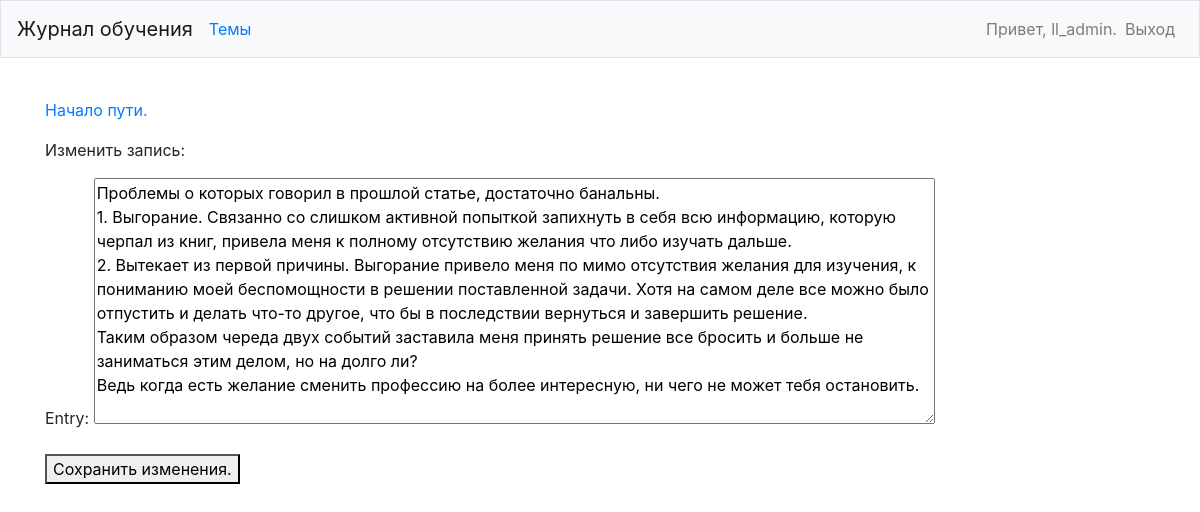
The page /edit_entry/2/ (signed in) on the database its author committed.
### learning_logs/models.py (models this page shows, shortened)
class Topic(models.Model):
	text = models.CharField(max_length=200)
	date_added = models.DateTimeField(auto_now_add=True)
	owner = models.ForeignKey(User, on_delete=models.CASCADE)
	def __str__(self):
		return self.text

class Entry(models.Model):
	topic = models.ForeignKey(Topic, on_delete=models.CASCADE)
	text = models.TextField()
	date_added = models.DateTimeField(auto_now_add=True)
	class Meta:
		verbose_name_plural = 'entries'

### learning_logs/views.py (the view)
# urls.py: path('edit_entry/<int:entry_id>/', views.edit_entry, name='edit_entry'),
@login_required
def edit_entry(request, entry_id):
    entry = Entry.objects.get(id=entry_id)
    topic = entry.topic
    if topic.owner != request.user:
        raise Http404
    if request.method != 'POST':
        form = EntryForm(instance=entry)
    else:
        form = EntryForm(instance=entry, data=request.POST)
        if form.is_valid():
            form.save()
            return redirect('learning_log:topic', topic_id=topic.id)
    context = {'entry':entry, 'topic':topic, 'form':form}
    return render(request, 'learning_logs/edit_entry.html', context)

### learning_logs/forms.py
class EntryForm(forms.ModelForm):
    class Meta:
        model = Entry
        fields = ['text']
        labels = {'text': 'Entry:'}
        widgets = {'text': forms.Textarea(attrs={'cols':80})}

### learning_logs/templates/learning_logs/edit_entry.html (shortened to what this page needs)
{% extends "learning_logs/base.html" %}
{% block content %}
<p><a href="{% url 'learning_logs:edit_entry' entry.id %}">{{ topic }}</a></p>
<p>Изменить запись:</p>
<form action="{% url 'learning_logs:edit_entry' entry.id %}" method="post">
    {{ form.as_p }}
    <button name="submit">Сохранить изменения.</button>
</form>
{% endblock content %}

### learning_logs/templates/learning_logs/base.html (shortened to what this page needs)
{% load bootstrap4 %}
<!doctype html>
<html lang="ru">
    <head>
        {% bootstrap_css %}
    </head>
    <body>
        <nav class="navbar navbar-expand-md navbar-light bg-light mb-4 border">
            <a class="navbar-brand" href="{% url 'learning_logs:index' %}">
                Журнал обучения</a>
            <div class="collapse navbar-collapse" id="navbarCollapse">
                <ul class="navbar-nav mr-auto">
                    <li class="nav-item">
                        <a class="'nav-link" href="{% url 'learning_logs:topics' %}">
                            Темы</a></li>
                </ul>
                <ul class="navbar-nav ml-auto">
                    {% if user.is_authenticated %}
                    <li class="nav-item">
                        <span class="navbar-text"}"> Привет, {{ user.username }}.</span>
                    </li>
                    <li class="nav-item">
                        <a class="nav-link" href="{% url 'users:logout' %}">Выход</a></li>
                    {% else %}
                    <li class="nav-item">
                        <a class="nav-link" href="{% url 'users:register' %}">Регистрация</a></li>
                    <li class="nav-item">
                        <a class="nav-link" href="{% url 'users:login' %}">Вход</a></li>
                    {% endif %}
                </ul>
            </div>
        </nav>
        <main role="main" class="container">
            <div class="pb-2 mb-2 borber-bottom">
            </div>
            <div>
                {% block content %}{% endblock content %}
            </div>
        </main>
    </body>
</html>

### rows shown on the page
Topic: text "Начало пути."
Entry: text "Проблемы о которых говорил в прошлой статье, достаточно банальны. 1. Выгорание. Связанно со слишком активной попыткой запихнуть в себя всю информацию, которую черпал из книг, привела меня к полному отсутствию желания что либо изучать дальше. 2. Вытекает из первой причины. Выгорание привело меня по мимо отсутствия желания для изучения, к пониманию моей беспомощности в решении поставленной задачи. Хотя на самом деле все можно было отпустить и делать что-то другое, что бы в последствии вернуться и завершить решение. Таким образом череда двух событий заставила меня принять решение все бросить и больше не заниматься этим делом, но на долго ли? Ведь когда есть желание сменить профессию на более…"

### other values the page prints
{{ user.username }} "ll_admin"
